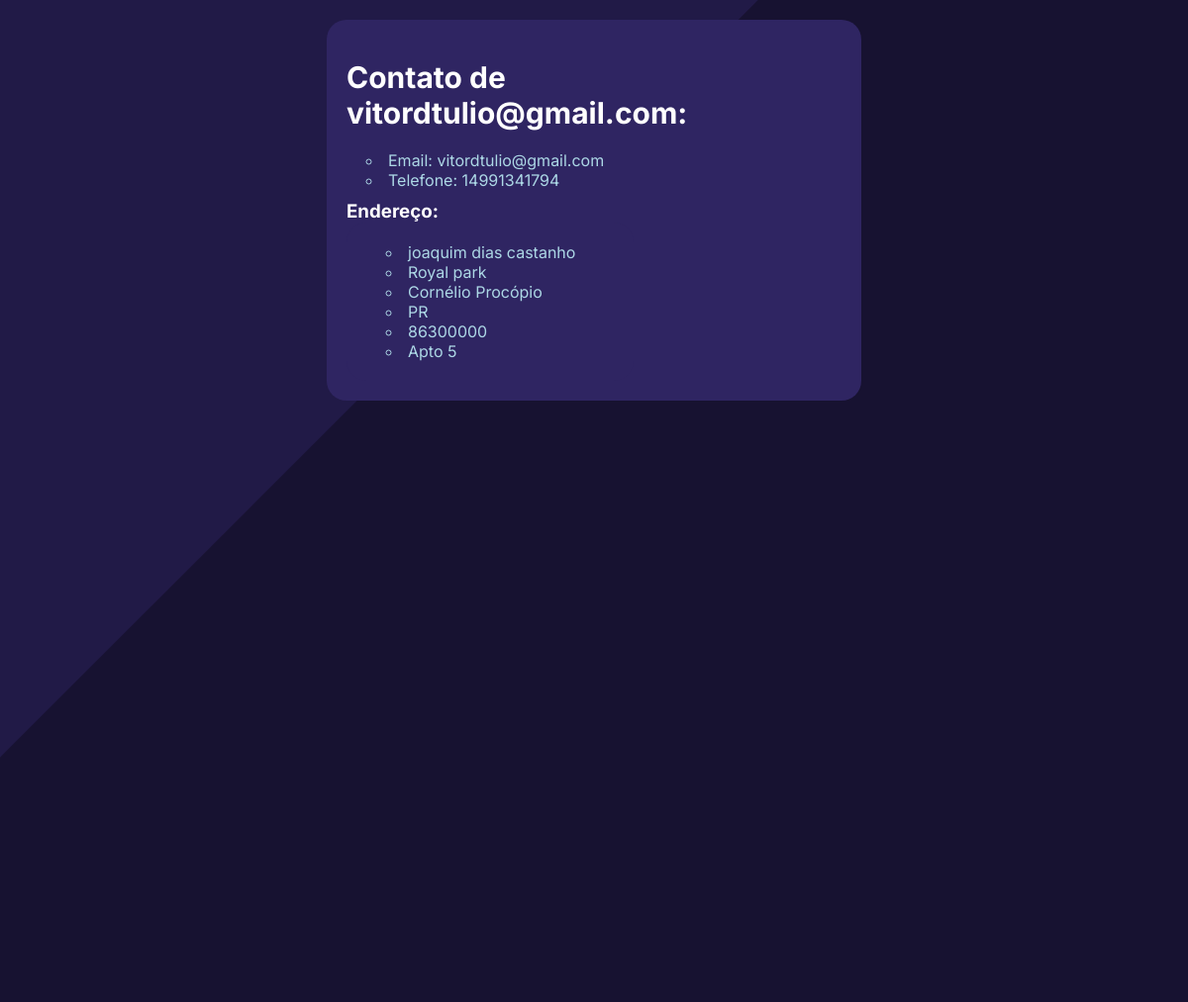
Page /recrutamento/contato/12 on the earlier database version.
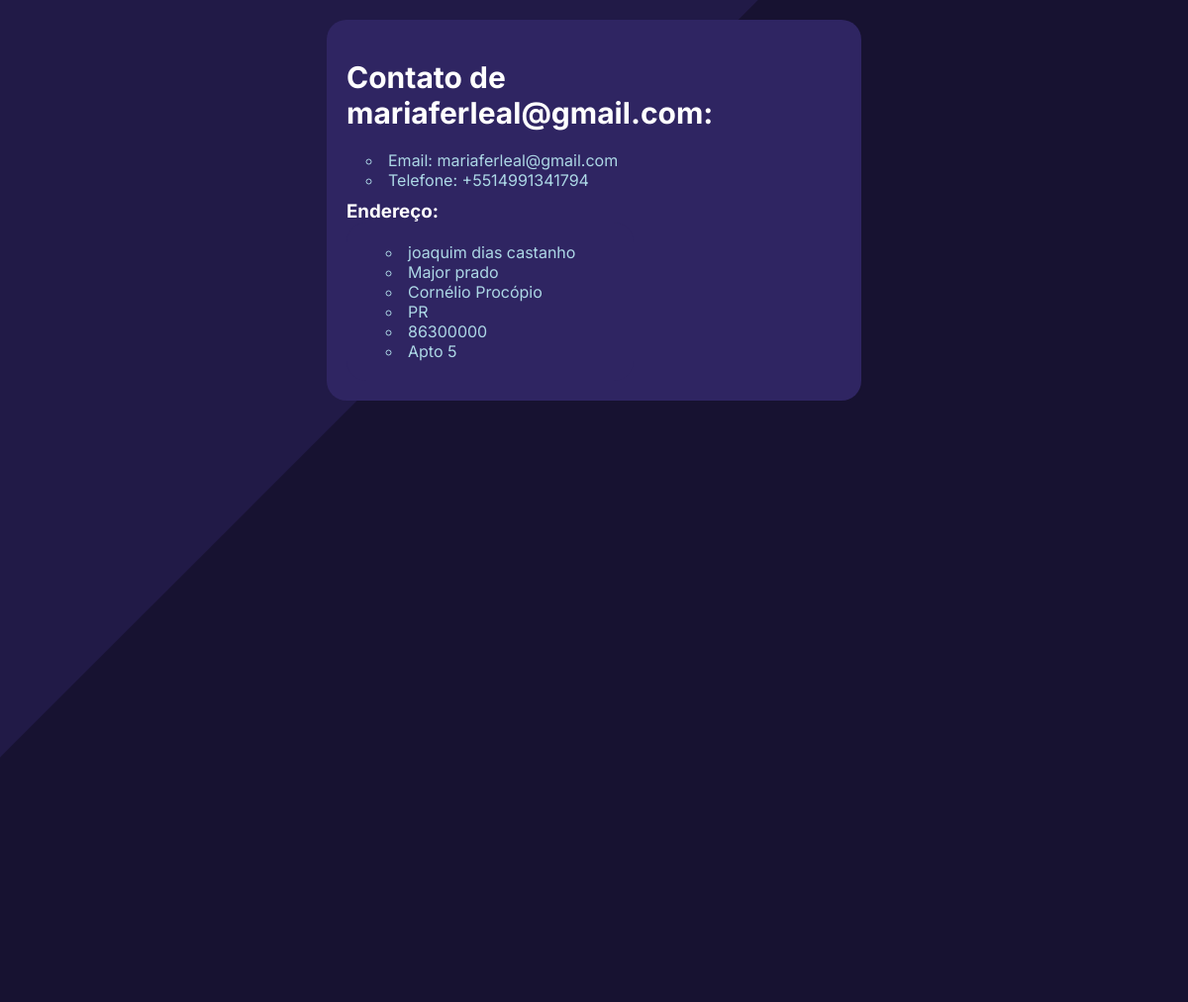
Same page on the later database version.
### recrutamento/models.py (models this page shows, shortened)
class Contact(models.Model):
    email = models.EmailField(validators=[validate_email])#Validação de email
    phone_number = PhoneNumberField(blank=True)#validação de telefone
    rua = models.CharField(max_length=200)
    bairro = models.CharField(max_length=200)
    cidade = models.CharField(max_length=200)
    estado = models.CharField(max_length=2)
    cep = models.CharField(max_length=8)
    complemento = models.CharField(max_length=200)

### recrutamento/views.py (the view)
# urls.py: path("contato/<int:contact_id>", views.single_contact, name="single_contact"),
def single_contact(request, contact_id):
    specific_contact = get_object_or_404(Contact, pk=contact_id) #Encontra dados de contato especificos a partir do id
    return render(request, "recrutamento/contacts/singlecontact.html", {"specific_contact": specific_contact,})

### recrutamento/templates/recrutamento/contacts/singlecontact.html (shortened to what this page needs)
<!DOCTYPE html>
<html>
<head>
</head>
<body>
    <div class="rectangle_1"></div>
    {% if specific_contact %}
        <ul>
            <h1>Contato de {{ specific_contact.email }}:</h1>
            <br>
            <li>Email: {{ specific_contact.email }}</li>
            <li>Telefone: {{ specific_contact.phone_number }}</li>
            <h3>Endereço:</h3>
            <div class="endereco">
                <ul>
                    <li>{{ specific_contact.rua }}</li>
                    <li>{{ specific_contact.bairro }}</li>
                    <li>{{ specific_contact.cidade }}</li>
                    <li>{{ specific_contact.estado }}</li>
                    <li>{{ specific_contact.cep }}</li>
                    <li>{{ specific_contact.complemento }}</li>
                </ul>
            </div>
        </ul>
    {% else %}
        <p>Estas informações de contato não existem.</p>
    {% endif %}
</body>
</html>

### recrutamento/templates/recrutamento/contacts/singlecontact.html (style rules this page uses)
body { background-color: #171231; font-family: 'Inter', sans-serif; margin: 0; padding: 0; display: flex; justify-content: center; align-items: flex-start; height: 100vh; position: relative; }
.rectangle_1 { position: absolute; display: flex; left: 200px; bottom: 200px; width: 2066px; height: 100%; background-color: #211A47; transform: translate(-50%, -50%) rotate(-45deg); bottom:0; z-index: 1; }
h1 { color: white; font-size: 30px; padding-top: 20px; margin: 0; }
h3 { color: white; padding-top: 10px; margin: 0; }
ul { padding: 20px; color: lightblue; font-family: 'Inter', sans-serif; background-color: #2f2562; border-radius: 20px; list-style-type: none; width: 500px; margin: 20px; position: relative; z-index: 1; }
li { color: lightblue; list-style-type: circle; list-style-position: inside; padding-left:20px; }
.endereco ul { padding-left: 20px; margin: 0; width: 250px; }

Differences in the rows shown:
changed Contact "joaquim dias castanho": email "vitordtulio@gmail.com" → "mariaferleal@gmail.com"; phone_number "14991341794" → "+5514991341794"; bairro "Royal park" → "Major prado"
